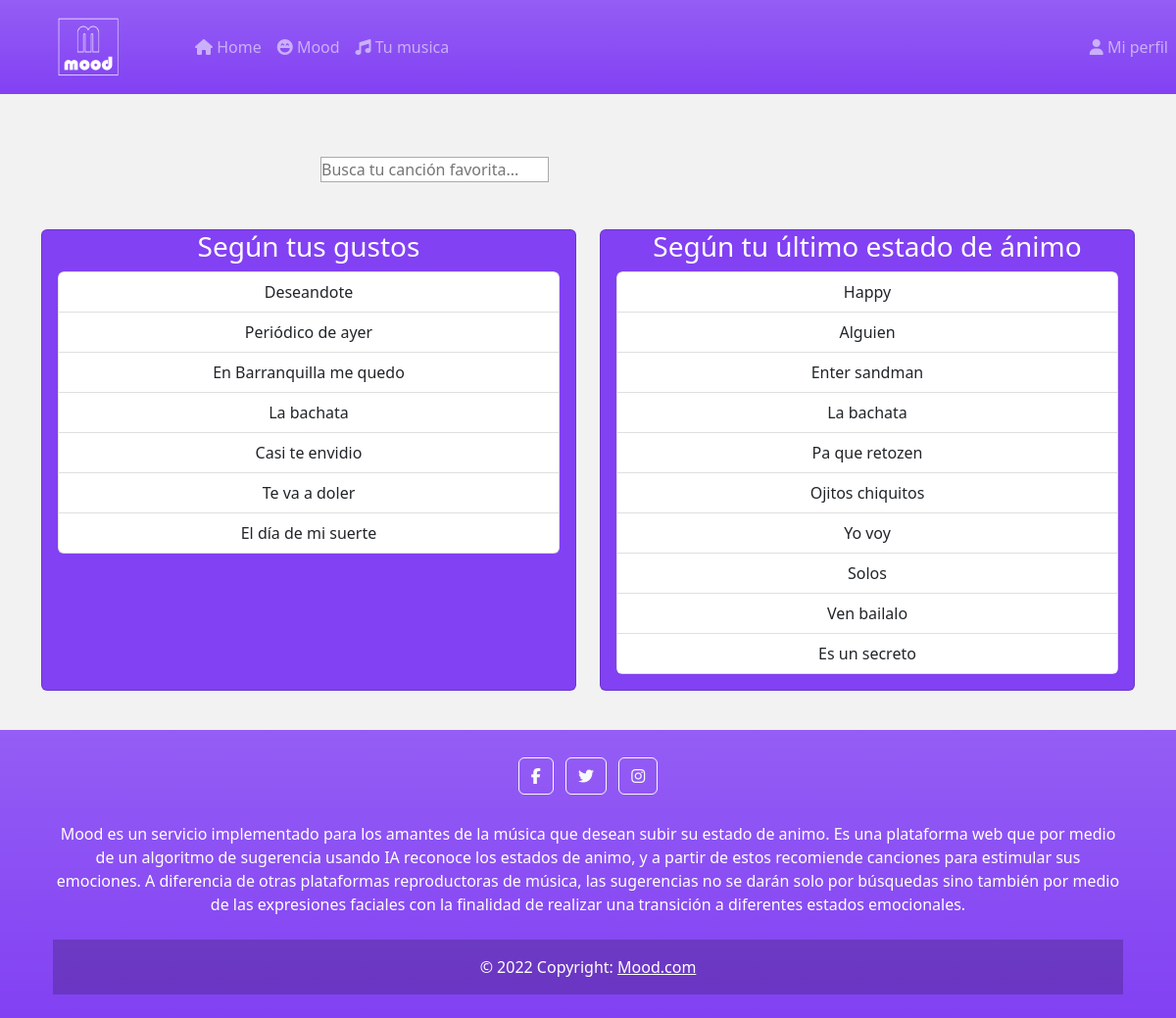
Screenshot of / (signed in) with the database file from the repository.
### main/models.py (models this page shows, shortened)
class Cancion(models.Model):
    nombre=models.CharField(max_length=25, null=False,blank=False)
    audio=models.FileField(upload_to='audios/')
    imagen=models.CharField(max_length=150,null=True,blank=True)
    duracion=models.IntegerField(null=False,blank=False)
    frecuencia=models.IntegerField(null=True,blank=True)
    idioma=models.CharField(max_length=15,null=False,blank=False)
    intensidad_feliz=models.IntegerField(null=True,blank=True)
    intensidad_triste=models.IntegerField(null=True,blank=True)
    intensidad_enojo=models.IntegerField(null=True,blank=True)
    class Meta:
        verbose_name = "cancion"
        verbose_name_plural = "canciones"
        db_table = "cancion"

### main/views.py (the view)
# urls.py: path('', views.home_page, name='home'), # Esta se debe cambiar a que dirija al login de primerazo
@login_required(login_url='/login/')
def home_page(request): # Views para la home page
    cancionesQuery = Cancion.objects.all()
    cancionGusto = recomByLikes(request)
    canciones = []
    for cancion in cancionesQuery:
        dictio = {"nombre":cancion.nombre,
        "audio": cancion.audio.url,
        "imagen": cancion.imagen,
        "duracion": cancion.duracion
        }
        canciones.append(dictio)
    cancionesGusto = []
    for cancion in cancionGusto:
        dictio = {"nombre":cancion.nombre,
        "audio": cancion.audio.url,
        "imagen": cancion.imagen,
        "duracion": cancion.duracion
        }
        cancionesGusto.append(dictio)
    contexto = {'canciones':canciones, 'cancionesGusto':cancionesGusto}
    return render(request, template_name='home.html', context=contexto)

### main/views.py (called while the page is built)
def recomByLikes(request):
    gustos=Genero_Favorito.objects.filter(id_perfil__usuario=request.user)
    gustos=[gusto.id_genero.nombre for gusto in gustos]
    cancionesPosibles=Genero_Cancion.objects.filter(id_genero__nombre__in=gustos)
    canciones=[]
    while(len(canciones)<15 and cancionesPosibles.count()>0):
        cancion = random.choice(cancionesPosibles)
        canciones.append(cancion.id_cancion)
        cancionesPosibles=cancionesPosibles.exclude(id_cancion__nombre__exact=cancion.id_cancion.nombre)
    return canciones

### main/templates/home.html (shortened to what this page needs)
{% extends 'base.html' %}
{% block content %}
    <div class="container mt-5 pt-3 mb-5" >
        <div class="col-md-6 mx-auto">
            <div id="autocomplete" class="autocomplete">
                <input class="autocomplete-input" style="border: 1px solid #aaa;" placeholder="Busca tu canción favorita..." />
            </div>
        </div>
    </div>
    <div class="playlist-container row justify-content-center" style="margin-bottom: 2.5em;">
        <div class="col-11 col-sm-11 col-lg-6">
            <div class="card text-center h-100" style="background-color: #8241F3;">
                <div class="card-body d-flex flex-column justify-content-end pt-0">
                    <div class="title-container my-auto">
                        <h3 class="card-title" style="color: white;">Según tus gustos</h3>
                    </div>
                    <div class="list-group" style="height: 411px; overflow: auto;">
                        {% if cancionesGusto %}
                            {% for cancion in cancionesGusto %}
                                <button type="button" class="list-group-item list-group-item-action" onclick="loadSong('{{cancion.audio}}', '{{cancion.nombre}}', '{{cancion.imagen}}', '{{cancion.duracion}}', '{{forloop.counter0}}', {{cancionesGusto}})">{{cancion.nombre}}</button>
                            {% endfor %}
                        {% endif %}
                    </div>
                </div>
            </div>
        </div>
        <div class="col-11 col-sm-11 col-lg-6">
            <div class="card text-center" style="background-color: #8241F3;">
                <div class="card-body pt-0">
                    <h3 class="card-title" style="color:white;">Según tu último estado de ánimo</h3>
                    <div class="list-group" style="height: 411px; overflow: auto;">
                        {% if canciones %}
                            {% for cancion in canciones %}
                                <button type="button" class="list-group-item list-group-item-action" onclick="loadSong('{{cancion.audio}}', '{{cancion.nombre}}', '{{cancion.imagen}}', '{{cancion.duracion}}', '{{forloop.counter0}}', {{canciones}})">{{cancion.nombre}}</button>
                            {% endfor %}
                        {% endif %}
                    </div>
                </div>
            </div>
        </div>
    </div>
{% endblock %}

### main/templates/base.html (shortened to what this page needs)
<!doctype html>
<html lang="en">
    <head>
        <link href="https://cdn.jsdelivr.net/npm/bootstrap@5.2.0/dist/css/bootstrap.min.css" rel="stylesheet">
        <link rel="stylesheet" href="https://unpkg.com/@trevoreyre/autocomplete-js/dist/style.css"/>
        <link rel="stylesheet" href="https://cdnjs.cloudflare.com/ajax/libs/bootstrap-select/1.14.0-beta2/css/bootstrap-select.min.css"
 />
    </head>
    <body style="background: #F2F2F2;" class="d-flex flex-column min-vh-100">
        {% include 'includes/navbar.html' %}
        <div class="container">
        {% block content %}{% endblock %}
        </div>
        {% include 'includes/footer.html' %}
    </body>
</html>

### main/templates/includes/navbar.html (shortened to what this page needs)
<nav class="navbar navbar-expand-md navbar-dark bg-gradient" style="background: #8241F3;">
    {% if MOOD %}
        <button type="button" class="navbar-brand" data-bs-toggle="modal" data-bs-target="#satisfactionForm" style="padding-left: 15px; border: none; background-color: transparent;" id="btn-logo"><img src="../../../static/logoW.png" alt="Logo" style="width: 90px; margin-left: 30px; margin-top: -10px; margin-bottom: -10px;"></button>
    {% else %}
        <a class="navbar-brand" href="{% url 'home' %}" style="padding-left: 15px;"><img src="../../../static/logoW.png" alt="Logo" style="width: 90px; margin-left: 30px; margin-top: -10px; margin-bottom: -10px;"></a>
    {% endif %}
    <div class="collapse navbar-collapse" id="navbarNav" style="padding-left: 25px;">
        <ul class="navbar-nav me-auto">
            <li class="nav-item">
                {% if MOOD %}
                    <button type="button" class="nav-link" data-bs-toggle="modal" data-bs-target="#satisfactionForm" id="btn-home" style="border: none; background-color: transparent;"><i class="fas fa-home"></i> Home</button>
                {% else %}
                    <a class="nav-link" href="{% url 'home' %}"><i class="fas fa-home"></i> Home</a>
                {% endif %}
            </li>
            <li class="nav-item">
                {% if MOOD %}
                    <button type="button" class="nav-link" data-bs-toggle="modal" data-bs-target="#satisfactionForm" id="btn-mood" style="border: none; background-color: transparent;"><i class="fas fa-laugh-beam"></i> Mood</button>
                {% else %}
                    <a class="nav-link" href="{% url 'mood' %}"><i class="fas fa-laugh-beam"></i> Mood</a>
                {% endif %}
            </li>
            <li class="nav-item">
                {% if MOOD %}
                    <button type="button" class="nav-link" data-bs-toggle="modal" data-bs-target="#satisfactionForm" id="btn-tmu" style="border: none; background-color: transparent;"><i class="fas fa-music"></i> Tu musica</button>
                {% else %}
                    <a class="nav-link" href="{% url 'tuMusica' %}"><i class="fas fa-music"></i> Tu musica</a>
                {% endif %}
            </li>
        </ul>
        <ul class="navbar-nav">
            <li class="nav-item">
                {% if MOOD %}
                    <button type="button" class="nav-link" data-bs-toggle="modal" data-bs-target="#satisfactionForm" id="btn-perf" style="border: none; background-color: transparent;"><i class="fas fa-user"></i> Mi perfil</button>
                {% else %}
                    <a class="nav-link" href="{% url 'miPerfil' %}"><i class="fas fa-user"></i> Mi perfil</a>
                {% endif %}
            </li>
        </ul>
    </div>
</nav>

### main/templates/includes/footer.html
<footer class="text-center text-white bg-gradient mt-auto" style="background: #8241F3;">
    <div class="container p-4">
      <section class="mb-4">
        <a class="btn btn-outline-light btn-floating m-1" target="_blank" href="https://www.facebook.com/Mood-110982605057939/" role="button"><i class="fab fa-facebook-f"></i></a>
        <a class="btn btn-outline-light btn-floating m-1" target="_blank" href="https://twitter.com/ApplicationMood" role="button"  ><i class="fab fa-twitter"></i></a>
        <a class="btn btn-outline-light btn-floating m-1" target="_blank" href="https://www.instagram.com/mood_application/" role="button"  ><i class="fab fa-instagram"></i></a>
      </section>
      <section class="mb-4">
        <p>
            Mood es un servicio implementado para los amantes de la música que desean subir su estado de animo. Es una plataforma web que por medio de un algoritmo de sugerencia usando IA reconoce los estados de animo, y a partir de estos recomiende canciones para estimular sus emociones. A diferencia de otras plataformas reproductoras de música, las sugerencias no se darán solo por búsquedas sino también por medio de las expresiones faciales con la finalidad de realizar una transición a diferentes estados emocionales.
        </p>
      </section>
    <div class="text-center p-3" style="background-color: rgba(0, 0, 0, 0.2);">
      © 2022 Copyright:
      <a class="text-white" href="">Mood.com</a>
    </div>
  </footer>

### main/templates/includes/player.html (style rules this page uses)
* { box-sizing: border-box; margin: 0; padding: 0; }
body { overflow-x: hidden; }
p { margin: 0; }

### rows the page displays
Cancion: nombre "Deseandote"
Cancion: nombre "Periódico de ayer"
Cancion: nombre "En Barranquilla me quedo"
Cancion: nombre "La bachata", nombre "La bachata"
Cancion: nombre "Casi te envidio"
Cancion: nombre "Te va a doler"
Cancion: nombre "El día de mi suerte"
Cancion: nombre "Happy"
Cancion: nombre "Alguien"
Cancion: nombre "Enter sandman"
Cancion: nombre "Pa que retozen"
Cancion: nombre "Ojitos chiquitos"
Cancion: nombre "Yo voy"
Cancion: nombre "Solos"
Cancion: nombre "Ven bailalo"
Cancion: nombre "Es un secreto"
